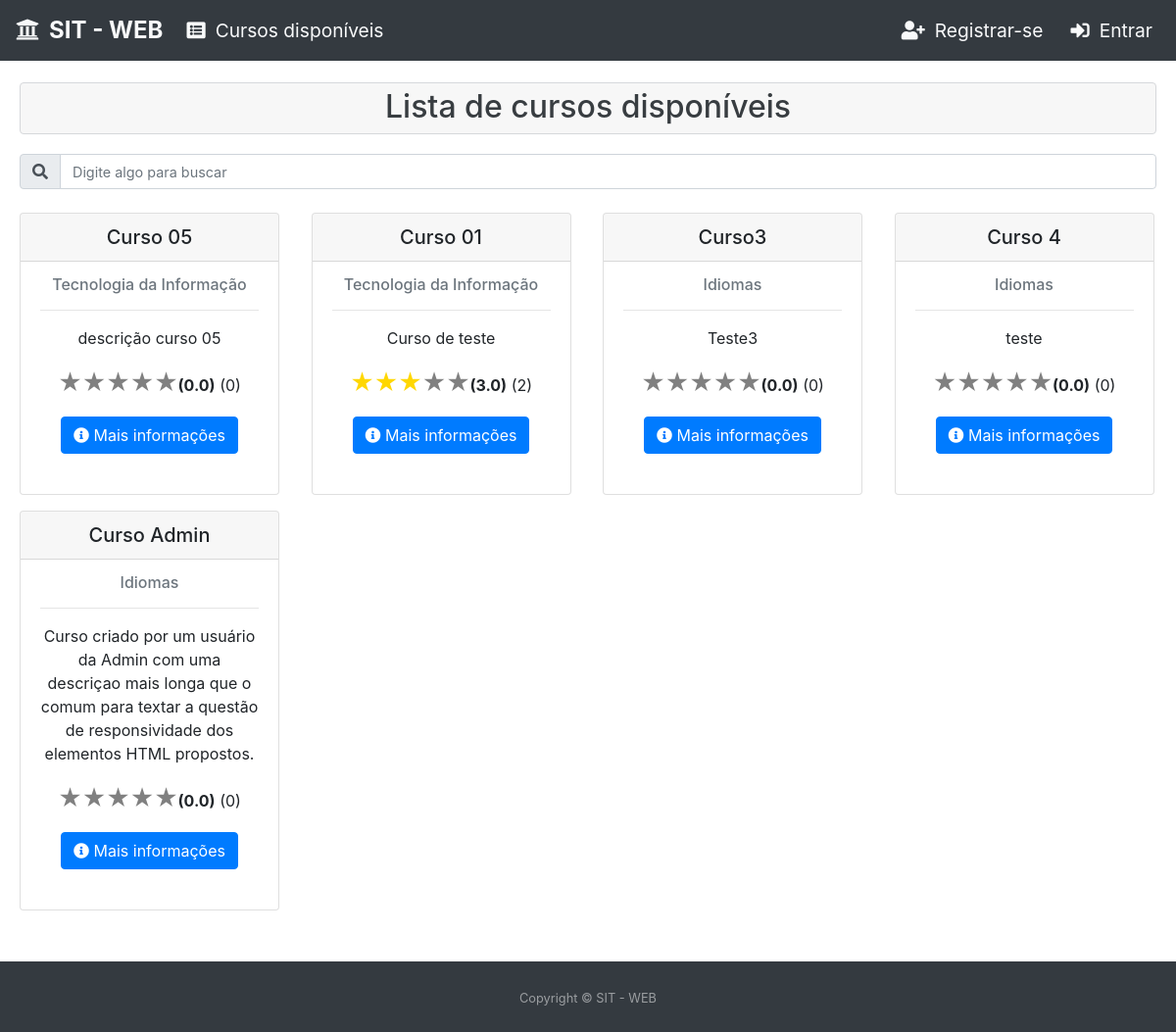
Page /cursos on the committed database.
### core/models.py (models this page shows, shortened)
class Curso(models.Model):
    objects = CursoManager()
    titulo = models.CharField(unique=True, max_length=70, verbose_name=u"título")
    categoria = models.ForeignKey(Categoria, on_delete=models.CASCADE)
    usuario = models.ForeignKey(AUTH_USER_MODEL, on_delete=models.CASCADE)
    nome_instrutor = models.CharField(null=True, verbose_name=u"Nome do instrutor", blank=True, max_length=50)
    palavras_chaves = models.CharField(max_length=150, null=True, blank=True)
    descricao = models.TextField(max_length=250, verbose_name=u"descrição", null=True, blank=True)
    publicado = models.BooleanField(default=False)
    data_publicado = models.DateTimeField(null=True, blank=True)
    data_criacao = models.DateTimeField(auto_now_add=True, null=True, blank=True)
    data_atualizacao = models.DateTimeField(auto_now=True, null=True, blank=True)
    class Meta:
        verbose_name = "Curso"
        verbose_name_plural = "Cursos"
    class CustomMeta:
        ordering_field = 'titulo'
        search_fields = ['titulo', 'categoria__titulo', 'usuario__first_name', 'nome_instrutor', 'palavras_chaves', 'descricao']
    def obtem_numero_avaliacoes(self):
        avaliacoes = Avaliacao.objects.filter(
            curso=self
        )
        return avaliacoes.count()
    def obtem_nota_media(self):
        nota_media_curso = 0
        avaliacoes = Avaliacao.objects.filter(
            curso=self
        )
        if avaliacoes.count() > 0:
            nota_media_curso = avaliacoes.aggregate(
                Avg('nota')
            )['nota__avg']
        nota_media_curso = float("{0:.1f}".format(nota_media_curso, 1))
        return nota_media_curso

class Categoria(models.Model):
    objects = CategoriaManager()
    titulo = models.CharField(max_length=40, verbose_name=u"título")
    data_criacao = models.DateTimeField(auto_now_add=True, null=True, blank=True)
    data_atualizacao = models.DateTimeField(auto_now=True, null=True, blank=True)
    class Meta:
        verbose_name = "Categoria"
        verbose_name_plural = "Categorias"
    class CustomMeta:
        ordering_field = 'titulo'
        search_fields = ['titulo',]

### core/views.py (the view)
# urls.py: path('cursos',                              cursosListView,                                 name='cursos'),
def cursosListView(request):
    cursos = Curso.objects.filter(publicado=True).order_by('-data_atualizacao')
    if cursos:
        try:
            search = request.GET.get('search')
        except:
            search = None
        if search:
            search_fields = Curso.CustomMeta.search_fields
            filtro = reduce(or_, [Q(**{'{}__icontains'.format(f): search}) for f in search_fields], Q())
            cursos = cursos.filter(filtro)
        else:
            paginator = Paginator(cursos, 5)
            page = request.GET.get('page')
            cursos = paginator.get_page(page)
    lista_cursos = []
    for curso in cursos:
        dict_curso = {}
        dict_curso['curso'] = curso
        dict_curso['categoria'] = curso.categoria.titulo
        dict_curso['numero_avaliacoes'] = curso.obtem_numero_avaliacoes()
        nota_media = curso.obtem_nota_media()
        dict_curso['nota_media'] = nota_media
        dict_curso['nota_1'] = ''
        dict_curso['nota_2'] = ''
        dict_curso['nota_3'] = ''
        dict_curso['nota_4'] = ''
        dict_curso['nota_5'] = ''
        if nota_media >= 0.25 and nota_media <= 0.75:
            dict_curso['nota_1'] = 'half'
        if nota_media > 0.75 and nota_media <= 1.25:
            dict_curso['nota_1'] = 'on'
        if nota_media > 1.25 and nota_media <= 1.75:
            dict_curso['nota_1'] = 'on'
            dict_curso['nota_2'] = 'half'
        if nota_media > 1.75 and nota_media <= 2.25:
            dict_curso['nota_1'] = 'on'
            dict_curso['nota_2'] = 'on'
        if nota_media > 2.25 and nota_media <= 2.75:
            dict_curso['nota_1'] = 'on'
            dict_curso['nota_2'] = 'on'
            dict_curso['nota_3'] = 'half'
        if nota_media > 2.75 and nota_media <= 3.25:
            dict_curso['nota_1'] = 'on'
            dict_curso['nota_2'] = 'on'
            dict_curso['nota_3'] = 'on'
        if nota_media > 3.25 and nota_media <= 3.75:
            dict_curso['nota_1'] = 'on'
            dict_curso['nota_2'] = 'on'
            dict_curso['nota_3'] = 'on'
            dict_curso['nota_4'] = 'half'
        if nota_media > 3.75 and nota_media <= 4.25:
            dict_curso['nota_1'] = 'on'
            dict_curso['nota_2'] = 'on'
            dict_curso['nota_3'] = 'on'
            dict_curso['nota_4'] = 'on'
        if nota_media > 4.25 and nota_media <= 4.75:
            dict_curso['nota_1'] = 'on'
            dict_curso['nota_2'] = 'on'
            dict_curso['nota_3'] = 'on'
            dict_curso['nota_4'] = 'on'
            dict_curso['nota_5'] = 'half'
        if nota_media > 4.75:
            dict_curso['nota_1'] = 'on'
            dict_curso['nota_2'] = 'on'
            dict_curso['nota_3'] = 'on'
            dict_curso['nota_4'] = 'on'
            dict_curso['nota_5'] = 'on'
        lista_cursos.append(dict_curso)
    nome_template = 'core/cursos-lista.html'
    if request.is_ajax():
        nome_template = 'core/cursos-lista-conteudo.html'
    return render(
        request,
        nome_template,
        {
            'objetos': cursos,
            'lista_cursos': lista_cursos,
        }
    )

### core/templates/core/cursos-lista.html (shortened to what this page needs)
{% extends  'base-home-page.html' %}
{% load static %}
{% block conteudo-home-page %}
    <div id="page-content">
        <section class="py-4">
            <div class="alert alert-secondary" role="alert" style="background-color: rgba(0,0,0,.03); margin-top: 20px; margin-left: 20px; margin-right: 20px; padding: 0;">
                <h2 class="text-center" style="margin-top: 5px;">Lista de cursos disponíveis</h2>
            </div>
            <div style="margin: 20px">
                <div class="col-12 search-div" style="padding: 0;">
                    <form method="GET" id="search-form">
                        <div class="input-group mb-3">
                            <div class="input-group-prepend">
                                <span class="input-group-text" id="basic-addon1"><i class="fas fa-search" id="teste"></i></span>
                            </div>
                            <input class="form-control" type="text" id="search" name="search"
                                   placeholder="Digite algo para buscar"
                                   value="{{ request.GET.search }}"
                                   style="font-size: 0.9rem"
                                   title="Informe qualquer caracteristica de um curso para filtrar">
                        </div>
                    </form>
                </div>
                <div class="container-pesquisa">
                    {% include  'core/cursos-lista-conteudo.html' %}
                </div>
            </div>
         </section>
    </div>
{% endblock %}

### core/templates/core/cursos-lista-conteudo.html
                <div class="row">
                {% for elemento in lista_cursos %}
                    <div class="col-sm-3 py-2">
                        <div class="card card-curso h-100">
                            <div class="card-header">
                                <h5 class="text-center" style="margin: 0; padding: 0;">{{elemento.curso.titulo}}</h5>
                            </div>
                            <div class="card-body">
                                <h6 class="card-subtitle mb-2 text-muted text-center">{{elemento.categoria}}</h6>
                                <hr/>
                                <p class="card-text text-center">{{elemento.curso.descricao}}</p>
                                <p>
                                    <div class="stars text-center">
                                        <span class="star {{ elemento.nota_1 }}"></span>
                                        <span class="star {{ elemento.nota_2 }}"></span>
                                        <span class="star {{ elemento.nota_3 }}"></span>
                                        <span class="star {{ elemento.nota_4 }}"></span>
                                        <span class="star {{ elemento.nota_5 }}"></span>
                                        <span><b>({{elemento.nota_media}})</b></span>
                                        <span>({{elemento.numero_avaliacoes}})</span>
                                    </div>
                                </p>
                                <p>
                                <div class="col text-center">
                                    <a href="/informacoes-curso/{{elemento.curso.id}}" class="btn btn-primary" role="button" title="Acessa página de informações detalhadas do curso">
                                        <i class="fas fa-info-circle class-icone-button"></i>
                                            Mais informações
                                    </a>
                                </div>
                                </p>
                            </div>
                        </div>
                    </div>
                {% endfor %}
                </div>

### core/templates/core/cursos-lista.html (style rules this page uses)
html, body { height: 100%; }
#page-content { flex: 1 0 auto; margin-top: 40px; }
.star { font-size: x-large; width: 20px; display: inline-block; color: gray; }
.star:before { content:'\2605'; }
.star.on { color: gold; }
.card-curso { padding: 0; margin-bottom: 5px; margin-right: 2.5px; }

### rows in the picture
Curso: curso.titulo "Curso 05", categoria "Tecnologia da Informação", curso.descricao "descrição curso 05", nota_media "0.0", numero_avaliacoes "0"
Curso: curso.titulo "Curso 01", categoria "Tecnologia da Informação", curso.descricao "Curso de teste", nota_media "3.0", numero_avaliacoes "2"
Curso: curso.titulo "Curso3", categoria "Idiomas", curso.descricao "Teste3", nota_media "0.0", numero_avaliacoes "0"
Curso: curso.titulo "Curso 4", categoria "Idiomas", curso.descricao "teste", nota_media "0.0", numero_avaliacoes "0"
Curso: curso.titulo "Curso Admin", categoria "Idiomas", curso.descricao "Curso criado por um usuário da Admin com uma descriçao mais longa que o comum para textar a questão de responsividade dos elementos HTML propostos.", nota_media "0.0", numero_avaliacoes "0"
